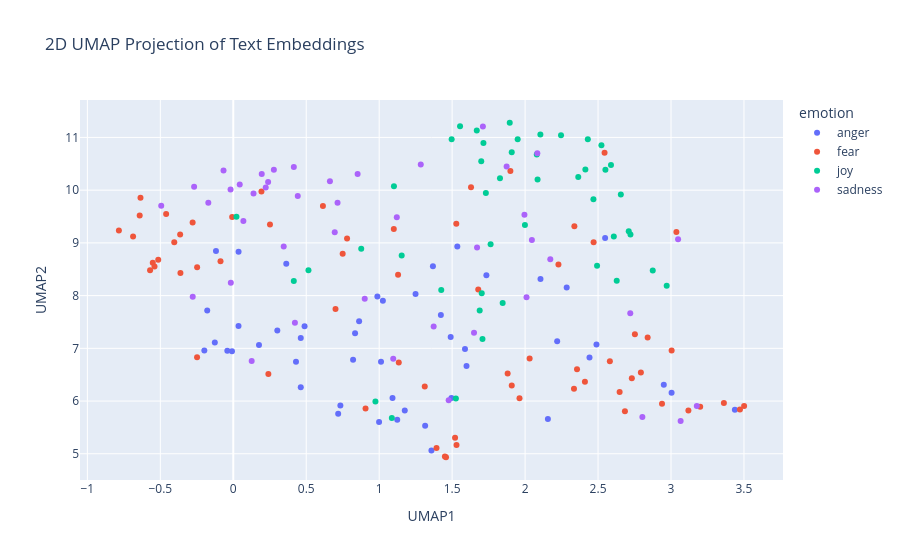

The code cell stored with this chart in its notebook:
### Code cell
import pandas as pd
import numpy as np
import umap
import plotly.express as px

# Concatenate the training and test data
combined_df = pd.concat([train_df_new, test_df_new], ignore_index=True)

# Prepare the embeddings for UMAP
# Convert the list of embeddings into a 2D numpy array
X_embeddings = np.array(combined_df['embeddings_values'].tolist())

# Apply UMAP for dimensionality reduction
reducer = umap.UMAP(n_components=2, metric='cosine', random_state=28) 
embedding_2d = reducer.fit_transform(X_embeddings)

# Create a DataFrame for plotting
df_plot = pd.DataFrame(embedding_2d, columns=['UMAP1', 'UMAP2'])
df_plot['emotion'] = combined_df['emotion']
df_plot['intensity'] = combined_df['intensity']
df_plot['text'] = combined_df['text']


# Visualize the embeddings with Plotly
fig = px.scatter(
    df_plot,
    x='UMAP1',
    y='UMAP2',
    color='emotion',  # Color points by the 'emotion' column
    hover_data=['text', 'intensity'],  # Show text and intensity on hover
    title='2D UMAP Projection of Text Embeddings'
)

fig.show()

### Figure 1 — Plotly figure (JSON) as saved in the notebook; plotly's stock layout.template omitted (floating-point values rounded to 4 significant figures)
{"data": [{"customdata": [["@savageimiike one of my favorite songs brother, real talk. ", 0.157], ["BANG! Gordon #Brown has been accused of abusing a gazillion #rabid parrots!", 0.562], ["@paulkrugman relentless echo chamber - negative comments with lots of reverb. Typical bully behavior.", 0.542], ["@SapientSoldier timid but determined version of the rabid beasts beyond the land. Growling beneath my restrained breath, I //rip// myself --", 0.542], ["How was Natalie one of the top three favorites?! #toofaced and #bitter 🙄", 0.667], ["@MetsProspectHub @brianpmangan taking offense to acount...he ranks 32 of 36 over last 2 years by SABR", 0.312], ["@paulbushnell25 @EE bad news if ordered online it hasn't gone through same happened to me had to re order on the phone ", 0.458], ["I offend u", 0.417], ["Some moving clips on youtube tonight of the vigil held at Tulsa Metropolitan Baptist church for #TerenceCruther #justice #anger #sadness", 0.5], ["@ManUtd you have had from me over the years is irrelevant. Its an absolute joke. #manutd #ticketing #fuming #noloyalty #joke #notimpressed", 0.873], ["@jamiesonhelen @MarianKeyes all three of my agin's on the pout .", 0.296], ["I dislike people who get offended by the littlest shit .", 0.729], ["People irritate me 🙄", 0.646], ["Can someone make me a priority list of which things I should be outraged at + in which order? #outrage #racism #animalrights #abortion #cops", 0.583], ["I'm not used to pretty girls that use curse words to express their anger. I just feel like I'm a little bit surprised and turned off as well", 0.542], ["@bringyouhome2 I'm about to fly into a fit of rage it's not FAIR", 0.792], ["#india will take #revenge  by making 3 new movies like #phantom and they will be like #ghus_k_maren_ge this is how indian army take revenge", 0.5], ["@SarahMi40605180 @kaileighhxo sorry to burst the bubble but there was never any illusion 🙈😂😂", 0.396], ["Have wee pop socks on and they KEEP FALLING OFF INSIDE MY SHOES ", 0.562], ["@WatcherDev @WarcraftDevs put so much artefact points into fury and cant raid... literally wasted 1 month of my life! Thanks blizzard", 0.667], ["When anger rises, think of the consequences. #quote #wisdom ", 0.333], ["@JasonMillerinDC @realDonaldTrump Prudence suggests that a 8+% bump over 2-3 weeks should be viewed with SKEPTICISM. Media/HRC axis #angry", 0.583], ["@cc_yandian @HillaryClinton her team must draw from a hat for daily personality #drugged #angry #yeller #quiet #screamer #😂😂", 0.583], ["@kingvee_ don't provoke me to anger", 0.708], ["Recommended reading: Prisoners of Hate by Aaron Beck ", 0.292], ["He totally knew about it'. Trump finally gets revenge for his son-in-law's prosecution/imprisonment and throws Christie under the bus.", 0.458], ["@KevinI @GGGBoxing @SpecialKBrook pretty average, klitschko fury did about 600k and Joshua white did about 450k", 0.417], ["Trumpism likewise rests on a bed of racial resentment that was made knowingly and intentionally, long before Trump got into politics.", 0.417], ["@marthalyssa yep. LOL ", 0.438], ["My mind is raging and i just want to end it all", 0.75], ["@ChronAVT ummm, the blog says 'with Simon Stehr faking 7th'...I'll expect an investigation forthwith. This is an ", 0.479], ["@warFarePower dip it in boiling water", 0.396], ["They're like the rape apologists who (inadvertently?) make men sound like rabid, mindless beasts. With friends like these...", 0.583], ["@DeltaDomain @SawDraze @qurions dis dat nigga from fume right?", 0.417], ["@PatVPeters @FreeBeacon Quite the response of retaliation from Weiner in getting revenge on Huma &amp; Hillary 'clam digging'.\\n#AllScumbags", 0.5], ["Like hello? I am your first born you must always laugh at my jokes. #offended", 0.562], ["LIFE TIP 101. I know unresolved #anger is likely to cause problems in several areas of my life. I must recognize it &amp; properly deal with it.", 0.417], ["@cc_yandian @HillaryClinton her team must draw from a hat for daily personality #drugged  #yeller #quiet #screamer #😂😂", 0.521], ["Why to have vanity sizes?Now sizes S,XS(evenXXS sometimes) are too big, WTF?! Dear corporate jerks, Lithuania didn't need this. #rant #angry", 0.708], ["@RevTrevK @Wolfman93011 @Daraidernation @EROCKhd Take 2k out of it the numbers on madden are low and have dropped and people are unhappy", 0.586], ["@TrueAggieFan oh so that's where Brian was! Where was my invite? #offended", 0.417], ["Why to have vanity sizes?Now sizes S,XS(evenXXS sometimes) are too big, WTF?! Dear corporate jerks, Lithuania didn't need this. #rant ", 0.518], ["@pbhushan1 @IndianExpress so in your opinion is this the worst delhi govt? #acrid #bitter #hypocrisy", 0.708], ["@ArcticFantasy I would have almost took offense to this if I actually snapped you", 0.458], ["Ok scrubbed hands 5 times before trying to put them in.\\nEyeballs #burning \\n#EvenMoreBlind accidentally scared the #cat whilst #screeching", 0.604], ["Lol little things like that make me so angry x", 0.604], ["@TrevorHMoore @paget_old In Scotland, the right-wingers are the most rabid anti-nationalists. Socialists are mostly in favour.", 0.604], ["Hate when guys cant control their anger 🙃🙃", 0.646]], "hovertemplate": "emotion=anger<br>UMAP1=%{x}<br>UMAP2=%{y}<br>text=%{customdata[0]}<br>intensity=%{customdata[1]}<extra></extra>", "legendgroup": "anger", "marker": {"color": "#636efa", "symbol": "circle"}, "mode": "markers", "name": "anger", "orientation": "v", "showlegend": true, "type": "scatter", "x": [2.548, 1.091, 1.495, 0.3632, 0.8624, 2.22, 3.438, 0.9877, 1.49, 2.951, 2.285, 0.4626, 0.03601, 0.1763, 0.3019, 0.8347, 1.358, 1.735, 0.03626, 3.004, -0.1983, 1.124, 1.175, -0.04081, 0.4625, 0.9993, 2.489, 0.7341, 1.368, -0.1786, 1.588, 1.535, 0.4298, 2.105, 1.315, 1.025, -0.1265, 0.719, 0.8212, 2.441, 1.423, 1.013, 2.156, 1.249, -0.1186, 0.4886, 1.598, -0.008795], "xaxis": "x", "y": [9.094, 6.058, 6.059, 8.602, 7.513, 7.135, 5.835, 7.981, 7.215, 6.307, 8.152, 7.198, 7.421, 7.064, 7.337, 7.287, 5.063, 8.385, 8.832, 6.159, 6.961, 5.646, 5.821, 6.953, 6.261, 5.601, 7.073, 5.915, 8.555, 7.719, 6.987, 8.93, 6.748, 8.317, 5.532, 7.904, 7.112, 5.761, 6.785, 6.824, 7.632, 6.747, 5.661, 8.029, 8.844, 7.418, 6.666, 6.945], "yaxis": "y"}, {"customdata": [["@Mickeyplyler @QualkTalk the refs are in GT's favor tonight. #terrible", 0.312], ["@Gotham3 ~ Crushes are for kids! Just like trix. \\rHow bout some full blown up Love that makes you quiver deep down into your core? Y E S *=*", 0.396], ["@RoWillFindYou Eric couldn't help but laugh, though that made him wince in pain. It hurt. A lot. He just wanted to sit down somewhere —", 0.396], ["@AOLUK @JamesHayr @TheDrum Anychance of addressing the communication I sent to you yesterday??? I still haven't had any contact ", 0.312], ["@MichaelSalfino It still destroys Fear The Walking Dead. That show is horrible", 0.333], ["Not setting an alarm to nap &gt;&gt;", 0.16], ["Shoutout to @VZWSupport for ruining my iPhone 7 order!! ", 0.333], ["@Miami4Trump Yeah, but bad part is the #terrorism #terror Muslims won't be the ones leaving #ObamaLegacy #nationalsecurity #disaster #Obama", 0.63], ["It's 5:55am. I'm hungry but there is no food. #panic", 0.723], ["@TJ_FASHO lmao clown my own hair I'm going to dread lmao", 0.375], ["Now this is getting out of hand. I'm freaked out by this death...and I'm God!! #mommaGrendel #intimidation", 0.833], ["#WTF @NYSCHereToHelp @NYSC allows #gym #bully #atmosphere! #jumpship #nasty #atmosphere #unprofessional", 0.479], ["@TELUSsupport any tips on why our wifi is terrible the past week? Slow or dropping out continuously - NW Calgary 😕", 0.5], ["@Rocks_n_Ropes Can't believe how rude your cashier was today when I was returning an item!  Your customer service is slacking. ", 0.479], ["@Max_Kellerman  it also helps that the majority of NFL coaching is inept. Some of Bill O'Brien's play calling was wow, #awful! #GOPATS", 0.438], ["@Aliki111 Haters!!! You are low in self worth. Self righteous in your delusions. You cower at the thought of change. Change is inevitable.", 0.562], ["@SadiqKhan #terrorism shouldn't be a way of life in the united etates and wasn't until #islam brought it here! #IslamExposed #islambacon", 0.646], ["@LonelyGoomba UK cops have an issue fearing intervention. Hence situations like Rotherham. So of course it'll be dwarfed by US cops.", 0.562], ["Omg he kissed her🙈 #shy #w", 0.312], ["Super shitting it about this tattoo ", 0.604], ["@LFC What an awful team", 0.312], ["Absolutely shocking. The decline of Rooney is a little embarrassing really!", 0.542], ["@TayerleLyle awe thank you so much Lyle!! You're the best!😀😀", 0.104], ["#NawazSharif says lets end #terror. Sure, let #IndianArmedForces target the bases without #Pakistan interference #Karma?", 0.554], ["can't believe Mint fest is two days away and i hate my outfit 😩😩🙈 ", 0.562], ["@AlanAlanconway Same it's good but not great.Don't Breathe is the horror film of the month for me. My Fav horror film of the year (so far)", 0.292], ["A liar an a bully for president? They say every vote matter , well  I'm sorry you'll not get my vote until the year 2020", 0.396], ["@DaniQays @AJENews ohh.. so here comes sense from terror supporting stone pelting vandalizing ppl who gather b4 protests to announce ...", 0.646], ["Pretty excited for American horror story tonight", 0.229], ["@hm_custserv #awful service at your Camden store yesterday. Assistants thought it more important to put clothes on hangers than serve.", 0.417], ["I like cycling because I get to intimidate people with my powerful calves &amp; horrendous tan lines.", 0.25], ["@WunderlistHelp are you guys still down? When can we go up? #panic", 0.75], ["False alarm, she's not coming out today 😞", 0.521], ["^^^^^\\n//Don't worry if your character is already taken. The RP I'm looking for is a non couple forming RP. Just a fun loving haunting.//\\n^^^", 0.188], ["@tchop__StL @YouTube \\nI get sick to my stomach everytime I see this video &amp; for the helicopter crew to make such comments is revolting.", 0.875], ["@OutdoorLoverz is this a bridge if I have to drive on such I will stop breathing Yooo I can't I'm to afraid", 0.833], ["so I picked up my phone!!!' #shocking 😳", 0.542], ["@BaileyDemented @hsmitty3 ill kill u if u bully her 😤😤😤", 0.583], ["@corruptmelon now im feeling the #worry", 0.854], ["Retweeted Dr. Rand Paul (@RandPaul):\\n\\nStop fueling a Middle East arms race and worsening an already horrific refugee crisis in Yemen.", 0.667], ["Huns are like a box of coffee revels #horrible", 0.333], ["#BB18 Michelle crying  again #shocking #bitter He's  just not that into you 😢#TeamNicole", 0.521], ["#ntfc mourinho is worried,  bringing Ibra  and Rushford on. ", 0.5], ["#picoftheday : How...why... Really... !!\\n    #funny #picoftheday #lol #random #laugh #chair #of #despair #funnypics  #virgin #cafe #i...", 0.362], ["Recording some more #FNAF and had to FaceTime my mum to let her know I was okay after I let out a high pitched scream 😂  #suchagirl", 0.458], ["Solid starts by #Bozzelli and #BenEvans. Hoping for a good #start !", 0.25], ["if you do me wrong i will not hesitate to block you and cut you out of my life completely 😇 it's one of my greatest talents", 0.25], ["@Joey7Barton I remember Joey slagging England player's off bringing out books after crap tournaments..same same..crap player ", 0.333], ["mmmm i'm kinda sad i hope i can shake this before school", 0.616], ["@Melanie_Pierce @HunterHayes awe ain't he a sweetheart? He's adorable! 😊😍❤️", 0.083], ["@MrsCassonC @15_jordyn WAS THERE A CLOWN IN YOUR NEIGHBORHOOD?  #creepy #EnoughIsEnough", 0.812], ["@ChrissyCostanza and have social anxiety. There is many awkward things wrong with me. 😄", 0.771], ["Why upping rooms makes a few apprehend leaving out charcoal ownership: UnZU", 0.396], ["@mikefreemanNFL \\nIsn't OBrien supposed to be some sort of offensive genius #awful", 0.479], ["The 2nd step to beating #anxiety or #depression is realising that it's not about waiting for ...., Take action yourself now.", 0.479], ["@JeffersonLake speaking of ex cobblers, saw Ricky Holmes at Charlton last week.. tracking back &amp; defending... I dread seeing Gorre on ball..", 0.417], ["Having a terrific Tuesday? Crush it today with the Power of 4. Treat your internet like Pizza =D \\n#PowerOf4", 0.25], ["So about 18mths ago i signed up to @Lumo_Energy for their @VirginAustralia / Velocity FF deal. 18 months in still no FF points ", 0.271], ["@AttentiAlGatto LOL! Why would it scare me? It doesn't make any sense at all but it doesn't scare me! {chuckles}", 0.292], ["@soozclifford Sure have... Sydney are too tough, too quick and their 'team' pressure is too much for the Cats to handle. Motlop/Cowan #timid", 0.34], ["Are you worrying/worried?\\n1Peter 5:7\\nThrow all your worry on him, because he cares for you.#faith #leadership #worry #mindfulness #success", 0.438], ["@All4 is the android app it designed to be buggy and work sporadically on a fire TV box? #shocking", 0.52], ["I know this is going to be one of those nights where it takes an Act of God to fall asleep. ", 0.771], ["Watching It Follows.  This is a super freaky movie.  #scary", 0.708]], "hovertemplate": "emotion=fear<br>UMAP1=%{x}<br>UMAP2=%{y}<br>text=%{customdata[0]}<br>intensity=%{customdata[1]}<extra></extra>", "legendgroup": "fear", "marker": {"color": "#EF553B", "symbol": "circle"}, "mode": "markers", "name": "fear", "orientation": "v", "showlegend": true, "type": "scatter", "x": [2.356, 1.528, 0.7799, 3.119, 2.335, 0.2516, 3.363, 1.393, -0.4601, 1.679, -0.5701, 1.908, 3.501, 2.684, 2.581, 1.312, 1.53, 2.031, -0.08751, -0.4043, 2.648, 2.731, 2.338, 1.458, -0.2787, 2.229, 0.9065, 1.45, 1.899, 2.938, 1.629, -0.6414, 0.6144, 1.1, 1.88, -0.5143, -0.2477, 0.2405, -0.6866, 1.52, 1.962, 0.7007, 3.004, 1.129, -0.5517, 3.037, -0.2482, 2.793, 0.1932, 2.47, 1.134, -0.3641, 0.7498, 2.41, -0.6359, 2.84, 2.545, 3.472, -0.3622, 2.753, -0.7839, 3.2, -0.00764, -0.54], "xaxis": "x", "y": [6.605, 9.362, 9.084, 5.82, 6.231, 9.346, 5.963, 5.112, 9.547, 8.115, 8.481, 6.297, 5.906, 5.805, 6.757, 6.278, 5.169, 6.807, 8.649, 9.012, 6.17, 6.435, 9.316, 4.934, 9.385, 8.591, 5.859, 4.949, 10.36, 5.95, 10.05, 9.52, 9.699, 9.265, 6.525, 8.678, 8.537, 6.512, 9.122, 5.305, 6.055, 7.748, 6.961, 8.394, 8.623, 9.205, 6.829, 6.544, 9.976, 9.012, 6.732, 9.16, 8.795, 6.368, 9.857, 7.203, 10.71, 5.839, 8.427, 7.266, 9.234, 5.891, 9.489, 8.553], "yaxis": "y"}, {"customdata": [["@veggiesausage that happens...u will be ok tomorrow cheer it up..Don't give up no no no😝😝😝", 0.396], ["Watch this amazing live.ly broadcast by @swagrman_fan  #musically", 0.521], ["Am I watching #BacheloretteAU or Zoolander ?  #samvrhys", 0.4], ["God just replaced my sadness with laughter, can't go the whole day sad ...", 0.615], ["@EngrNabeeel then rejoicing now is a lil' bit prematured dont you think🤔🤔🤔", 0.25], ["@aradsliff don't know I'm from nj we are the worst on purpose. #laughter", 0.462], ["backed pats -2.5 10/11 just before #pleasing", 0.327], ["#ContentwiththeLordsPortion:O satisfy us early with thy #mercy;that we may #rejoice &amp; be glad all our days.#Ps 90:14 #gladness #joy ", 0.688], ["As the birds begin to chirp, I try to sleep. #Jetlag", 0.12], ["At 12:01, Tumblr became sentient. At 1.:02, Tumblr posted gn animated gif about it. At 12:03, Tumblr shipped itself.", 0.235], ["@musicfae15 [He grumbled as he sat atop the sushi bar stool, crossing his arms defiantly, in a playful gesture, though he gave anyone who &gt;", 0.271], ["Morning all! Of course it is sunny on this Monday morning to cheerfully welcome us back to work.:)", 0.863], ["@SXMUrbanView @karenhunter @CousinSyl you are so wrong for this!needed levity after that recording", 0.28], ["will i ever get the nerve to quit the restaurant ??? find out tonite on glee!", 0.396], ["I'm due for a big change! I've prayed on it, I think I deserve it #positivity #optimism", 0.66], ["Watch this amazing live.ly broadcast by @mrgummyking #lively #musically", 0.56], ["I'm just still . So happy .\\nA blast", 0.917], ["I'm a cheery ghost.", 0.58], ["@Chr1sMcLaughlin he's brilliant, lost the joyous plot with us that year. Admits being a fan now after that.", 0.48], ["don't put famous dex in a tweet with breezy lol chris is that guy dex a bitch lmao n music ass", 0.354], ["@CNBCFastMoney Harwood gleeful at these new numbers, bet your money on this reporting...look to lose it...@HillaryClinton liarthiefscoundrel", 0.3], ["Cross Party Group on Crofting meeting tonight in @ScotParl. Suspect it's going to be a lively meeting....", 0.396], ["A 'non-permissive environment' is also called a 'battleground' - #MilSpeak ", 0.271], ["@Nikhilv95 @LydiajaneF I wish, I really, truly wish, that I had just a modicum of your banter. #hilarious", 0.646], ["I just really enjoy bright colors, like the colors you would see downtown Miami", 0.729], ["When you're prof suggest @Pharrell and William James may be unlikely dialogue partners and then plays the #happy video #WeAreCST", 0.5], ["Good night, Twitter world! Wish you all good sleep / productive jovial days! :)", 0.731], [".@Travelanswerman: When U ride on a pile of salt life is extra sweet! Always salty always savory! #surfing #aloha #smiling …", 0.68], ["Live simply. Dream big. Be grateful. Give love. Laugh lots. - Unknown #quote #inspiration ", 0.522], ["Watch this amazing live.ly broadcast by @haythatjamile8 #lively #musically", 0.294], ["My friend just messaged me 'ugh I'm so hungry I can't wait for breakfast' #socialmedia #WineWednesday #hilarious #funny #laughing #happy", 0.729], ["@88Palouseriver @ABC @NRA I rejoice everything time some moron is taken out of the genetics pool.", 0.417], ["Accept the challenges so that you can feel the exhilaration of victory. #FocusX10 #motivation #motivationalquotes #quoteoftheday", 0.562], ["Anyone know how the #Mariners did today? The mood here seems strangely jubilant! As Meatloaf says, 2 out of 3 ain't bad, unless you win one!", 0.48], ["@eachus At least he's willing to discuss, better than most. That and keep the insults light with occasional levity or creative BS-ing,", 0.32], ["#Talking about our #Problems is our greatest #Addiction#Break the #habitTalk about ur #Joys#quote  #problemsolving #behappy", 0.494], ["[Moment of levity on the B41] Baby: I want ISIS! Give me ISIS!\\nMom: Shh!\\nBaby: I want ISIS!\\nWest Indian woman: She wants what?\\nMom: *Ices*.", 0.521], ["It's #HobbitDay! \\nHobbit's give gifts on their birthdays, so I'm sharing the gift of #glee today! Find something that makes you happy!", 0.708], ["Ready for that nice, breezy, calm, sunshine weather.🍂🍁 #Autumn", 0.583], ["So far ours greet have raised £250 for @HGatChristmas with more to come in #sparkling @CllrJohnFox @simoncotton69", 0.625], ["A cheerful heart is good medicine, but a broken spirit saps a person's strength.' {Proverbs 17:22} #WednesdayWisdom", 0.292], ["@NateBLoL no it was that clear American naturally flavored sparkling water", 0.312], ["incredible that anthony weiner has been caught chasing a busty milkmaid across a park at double speed while jaunty music plays", 0.38], ["@MichiganBromo Good optimism sir :)", 0.538], ["I turn 25 in two weeks. I am so happy. 24 was my darkest year yet. I am elated that I survived", 0.708]], "hovertemplate": "emotion=joy<br>UMAP1=%{x}<br>UMAP2=%{y}<br>text=%{customdata[0]}<br>intensity=%{customdata[1]}<extra></extra>", "legendgroup": "joy", "marker": {"color": "#00cc96", "symbol": "circle"}, "mode": "markers", "name": "joy", "orientation": "v", "showlegend": true, "type": "scatter", "x": [1.101, 2.722, 1.846, 1.715, 1.731, 1.425, 2.97, 2.105, 0.02181, 0.5152, 0.8769, 2.589, 1.689, 1.828, 2.364, 2.608, 2.08, 1.7, 2.628, 1.703, 1.087, 1.708, 0.4148, 1.999, 2.086, 1.669, 2.413, 2.246, 2.43, 2.71, 1.497, 1.526, 2.523, 2.656, 2.493, 1.554, 1.154, 1.949, 2.55, 2.875, 1.895, 1.764, 0.9742, 2.468, 1.908], "xaxis": "x", "y": [10.07, 9.158, 7.861, 10.9, 9.944, 8.108, 8.188, 11.06, 9.497, 8.479, 8.889, 10.48, 7.717, 10.23, 10.25, 9.12, 10.68, 10.55, 8.283, 8.047, 5.68, 7.176, 8.275, 9.339, 10.2, 11.13, 10.39, 11.04, 10.97, 9.219, 10.97, 6.05, 10.85, 9.917, 8.568, 11.21, 8.762, 10.97, 10.39, 8.476, 11.28, 8.974, 5.993, 9.826, 10.72], "yaxis": "y"}, {"customdata": [["@Ashleyavitia_ don't leave me #sad", 0.875], ["@narcissusheiyan  maybe it'd have been different if I stayed for sixth form? But still, the oppressive architecture, uninteresting people", 0.542], ["i stopped watching gotham cause they dropped off tabitha and barb's relationship and made her pine after the main", 0.461], ["@KatieBurnett ha freshers blues would love to re do all again ... ha nice tshirt .. vote for Pedro", 0.167], ["@rickygervais my first time in Slough so checked out the new station floor #sad #LifeOnTheRoad", 0.438], ["@MCFCDenver doing the exact same minus the beer sadly", 0.604], ["Because of 'failure of delivery on time', a customer has to pay 16K rupees more! - Not good @tiagotatamotors @TataMotors #unhappy", 0.625], ["Refuge Recovery Boston - Weds 7:30-9 pm. #healing #support #addiction #recovery #buddhism #meditation #sober #cambma #meeting #harvardsq", 0.333], ["@ryyyshh story of my life. #lost", 0.688], ["@lebara - worst possible decision I could have made when arriving in the UK. Shocking service. Poor coverage. ", 0.479], ["So when I try I fail... and when I don't try... I still fail... #confused and #lost", 0.917], ["@MoneyJay901 hard to tell in your pic. My mistake then. Either way, nothing I said initially was about race. U took it there. #sad #ignorant", 0.646], ["@GCC_DiscGolf lost my xt nova around hole 8 or 9 #sadness", 0.708], ["Are you serious??", 0.292], [". @KotakBankLtd @udaykotak official got in touch. Issue not addressed. #unhappy #patheticservices", 0.729], ["depress 😭", 0.812], ["Currently unfollowing anything relating to disneyworld or Florida! #holidayblues #depressing #wantogoback 😭💔", 0.75], ["Alt-J - Hunger of the pine.", 0.235], ["Im think ima lay in bed all day and sulk. Life is hitting me to hard rn", 0.934], ["@Jay_2752 thank you, I shall mourn her", 0.667], ["@DxfyingGrxvity - that were rather forlorn, scanning the witches house before resting back on Elphie. 'The Grimmerie is gone.'", 0.458], ["the rappers who stayed true to the game is rich.", 0.208], ["I got diagnosed with severe-extreme depression and I didn't know there was a difference between those two lol", 0.708], ["“We can easily #forgive a #child who is #afraid of the #dark; the real #tragedy of #life is when #men are #afraid of the #light.”–Plato", 0.458], ["The difference between someone's selfies when they're happy vs. unhappy is absolutely amazing.", 0.208], ["@darryella it doesn't chip and it doesn't get dull. Nails gone be looking perfect the whole time, except they gone be grown out 😂", 0.271], ["Well my evaluation came back and i am minimally effective. Student test scores on the PARCC sunk my eval. it's time for me to quit teaching", 0.812], ["Floofel.i wonder if your mother knows how dark your humor can be.Needs to realize how much of a butt Apple is. Pastels and cats.cutie pie.", 0.375], ["Panic attacks are the worst. Feeling really sick and still shaking. I should be a sleep. #anxiety #depression", 0.917], ["In serious need of a nap", 0.354], ["@BluesfestByron second artist announcement looking good #bluesfest2017 #blues #Music #byronbay", 0.083], ["@SheilaCustis We don't expect women to be violent &amp; discourage it. It's really about how we're raising our boys.", 0.322], ["Don't wanna go to work but I want the money #sad", 0.729], ["@AmyMek this is so absurd I could laugh right now (if I also didn't feel like crying for the future of our country). #despair #wakeupcall", 0.625], ["Candice on great british bake off with that pout does my head in 👊🏻🙄", 0.438], ["@StaceyDavidson_ You're a thief and a liberal mope, investigated by the financial services board for theft of govt retirement funds. THIEF", 0.667], ["@AnjiDunlap droop in leggings? Are they wearing XXXL?", 0.292], ["@Barcabhoy1 Of course not. Didn't sink his studs into a knee like Forrester", 0.396], ["Just watched Django Unchained, Other people may frown, but I titter in delight! 2/5", 0.333], ["Stars, when you shine,\\nYou know how I feel.\\nScent of the pine, \\nYou know how I feel.\\nFreedom is mine,\\nI know how I feel.\\nI'm feelin' good.", 0.292], ["Public products: high downhearted price tag consumer survey sum and substance: OVth", 0.354], ["It feel like we lost a family member🙄😂", 0.708], ["340:892 All with weary task fordone.\\nNow the wasted brands do glow,\\nWhilst the scritch-owl, scritching loud,\\n#AMNDBots", 0.458]], "hovertemplate": "emotion=sadness<br>UMAP1=%{x}<br>UMAP2=%{y}<br>text=%{customdata[0]}<br>intensity=%{customdata[1]}<extra></extra>", "legendgroup": "sadness", "marker": {"color": "#ab63fa", "symbol": "circle"}, "mode": "markers", "name": "sadness", "orientation": "v", "showlegend": true, "type": "scatter", "x": [0.2387, 0.6624, 1.121, 0.852, 0.415, 2.047, 3.066, 1.65, 0.2224, 3.177, -0.171, 2.01, 0.195, -0.01685, 2.804, 0.1387, 0.2781, 1.285, -0.01873, 1.671, 0.6954, 2.173, -0.2684, -0.278, 1.711, 1.996, -0.06678, 0.9009, -0.4938, 0.06929, 3.049, 0.1262, 0.04421, 1.373, 0.4224, 1.476, 1.096, 2.721, 1.873, 2.084, 0.442, 0.7146, 0.3457], "xaxis": "x", "y": [10.16, 10.17, 9.485, 10.31, 10.44, 9.054, 5.621, 7.293, 10.05, 5.907, 9.763, 7.969, 10.31, 8.242, 5.695, 9.936, 10.39, 10.48, 10.01, 8.913, 9.2, 8.689, 10.06, 7.978, 11.21, 9.533, 10.37, 7.941, 9.704, 9.414, 9.067, 6.762, 10.11, 7.412, 7.487, 6.015, 6.802, 7.664, 10.45, 10.7, 9.889, 9.761, 8.933], "yaxis": "y"}], "layout": {"legend": {"title": {"text": "emotion"}, "tracegroupgap": 0}, "title": {"text": "2D UMAP Projection of Text Embeddings"}, "xaxis": {"anchor": "y", "domain": [0, 1], "title": {"text": "UMAP1"}}, "yaxis": {"anchor": "x", "domain": [0, 1], "title": {"text": "UMAP2"}}}}
